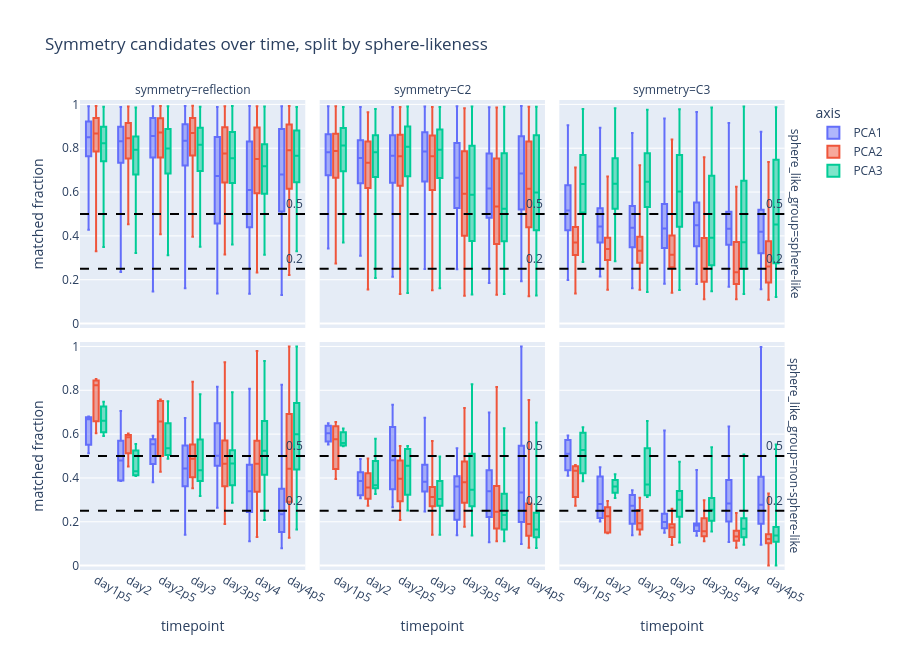

Here is the notebook cell this chart was saved with:
### Markdown cell above
### Symmetry Scores Split By Sphere-Likeness

These plots repeat the symmetry score view but separate sphere-like and non-sphere-like organoids. This helps avoid over-interpreting axis-specific C2/C3 behavior in nearly spherical shapes.

### Code cell
fig = px.box(
    symmetry_plot_df,
    x="timepoint_group",
    y=symmetry_metric,
    color="axis",
    facet_col="symmetry",
    facet_row="sphere_like_group",
    points=False,
    category_orders={
        "timepoint_group": timepoint_order,
        "symmetry": ["reflection", "C2", "C3"],
        "sphere_like_group": sphere_order,
    },
    labels={"timepoint_group": "timepoint", symmetry_metric: "matched fraction"},
    title="Symmetry candidates over time, split by sphere-likeness",
)
for threshold in survival_thresholds:
    fig.add_hline(y=threshold, line_dash="dash", line_color="black", annotation_text=f"{threshold:.1f}")
fig.update_traces(boxmean=False)
fig.update_yaxes(range=[-0.02, 1.02])
fig.update_layout(height=650)
fig.show()

### Figure 1 — Plotly figure (JSON) as saved in the notebook; plotly's stock layout.template omitted (floating-point values rounded to 4 significant figures; data arrays with more than 128 entries replaced by an {"elided": "..."} marker saying what was removed)
{"data": [{"alignmentgroup": "True", "boxmean": false, "boxpoints": false, "hovertemplate": "axis=PCA1<br>sphere_like_group=sphere-like<br>symmetry=reflection<br>timepoint=%{x}<br>matched fraction=%{y}<extra></extra>", "legendgroup": "PCA1", "marker": {"color": "#636efa"}, "name": "PCA1", "notched": false, "offsetgroup": "PCA1", "orientation": "v", "showlegend": true, "type": "box", "x": {"elided": "2675 str values"}, "x0": " ", "xaxis": "x4", "y": {"elided": "2675 float values"}, "y0": " ", "yaxis": "y4"}, {"alignmentgroup": "True", "boxmean": false, "boxpoints": false, "hovertemplate": "axis=PCA2<br>sphere_like_group=sphere-like<br>symmetry=reflection<br>timepoint=%{x}<br>matched fraction=%{y}<extra></extra>", "legendgroup": "PCA2", "marker": {"color": "#EF553B"}, "name": "PCA2", "notched": false, "offsetgroup": "PCA2", "orientation": "v", "showlegend": true, "type": "box", "x": {"elided": "2675 str values"}, "x0": " ", "xaxis": "x4", "y": {"elided": "2675 float values"}, "y0": " ", "yaxis": "y4"}, {"alignmentgroup": "True", "boxmean": false, "boxpoints": false, "hovertemplate": "axis=PCA3<br>sphere_like_group=sphere-like<br>symmetry=reflection<br>timepoint=%{x}<br>matched fraction=%{y}<extra></extra>", "legendgroup": "PCA3", "marker": {"color": "#00cc96"}, "name": "PCA3", "notched": false, "offsetgroup": "PCA3", "orientation": "v", "showlegend": true, "type": "box", "x": {"elided": "2675 str values"}, "x0": " ", "xaxis": "x4", "y": {"elided": "2675 float values"}, "y0": " ", "yaxis": "y4"}, {"alignmentgroup": "True", "boxmean": false, "boxpoints": false, "hovertemplate": "axis=PCA1<br>sphere_like_group=non-sphere-like<br>symmetry=reflection<br>timepoint=%{x}<br>matched fraction=%{y}<extra></extra>", "legendgroup": "PCA1", "marker": {"color": "#636efa"}, "name": "PCA1", "notched": false, "offsetgroup": "PCA1", "orientation": "v", "showlegend": false, "type": "box", "x": {"elided": "365 str values"}, "x0": " ", "xaxis": "x", "y": {"elided": "365 float values"}, "y0": " ", "yaxis": "y"}, {"alignmentgroup": "True", "boxmean": false, "boxpoints": false, "hovertemplate": "axis=PCA2<br>sphere_like_group=non-sphere-like<br>symmetry=reflection<br>timepoint=%{x}<br>matched fraction=%{y}<extra></extra>", "legendgroup": "PCA2", "marker": {"color": "#EF553B"}, "name": "PCA2", "notched": false, "offsetgroup": "PCA2", "orientation": "v", "showlegend": false, "type": "box", "x": {"elided": "365 str values"}, "x0": " ", "xaxis": "x", "y": {"elided": "365 float values"}, "y0": " ", "yaxis": "y"}, {"alignmentgroup": "True", "boxmean": false, "boxpoints": false, "hovertemplate": "axis=PCA3<br>sphere_like_group=non-sphere-like<br>symmetry=reflection<br>timepoint=%{x}<br>matched fraction=%{y}<extra></extra>", "legendgroup": "PCA3", "marker": {"color": "#00cc96"}, "name": "PCA3", "notched": false, "offsetgroup": "PCA3", "orientation": "v", "showlegend": false, "type": "box", "x": {"elided": "365 str values"}, "x0": " ", "xaxis": "x", "y": {"elided": "365 float values"}, "y0": " ", "yaxis": "y"}, {"alignmentgroup": "True", "boxmean": false, "boxpoints": false, "hovertemplate": "axis=PCA1<br>sphere_like_group=sphere-like<br>symmetry=C2<br>timepoint=%{x}<br>matched fraction=%{y}<extra></extra>", "legendgroup": "PCA1", "marker": {"color": "#636efa"}, "name": "PCA1", "notched": false, "offsetgroup": "PCA1", "orientation": "v", "showlegend": false, "type": "box", "x": {"elided": "2675 str values"}, "x0": " ", "xaxis": "x5", "y": {"elided": "2675 float values"}, "y0": " ", "yaxis": "y5"}, {"alignmentgroup": "True", "boxmean": false, "boxpoints": false, "hovertemplate": "axis=PCA2<br>sphere_like_group=sphere-like<br>symmetry=C2<br>timepoint=%{x}<br>matched fraction=%{y}<extra></extra>", "legendgroup": "PCA2", "marker": {"color": "#EF553B"}, "name": "PCA2", "notched": false, "offsetgroup": "PCA2", "orientation": "v", "showlegend": false, "type": "box", "x": {"elided": "2675 str values"}, "x0": " ", "xaxis": "x5", "y": {"elided": "2675 float values"}, "y0": " ", "yaxis": "y5"}, {"alignmentgroup": "True", "boxmean": false, "boxpoints": false, "hovertemplate": "axis=PCA3<br>sphere_like_group=sphere-like<br>symmetry=C2<br>timepoint=%{x}<br>matched fraction=%{y}<extra></extra>", "legendgroup": "PCA3", "marker": {"color": "#00cc96"}, "name": "PCA3", "notched": false, "offsetgroup": "PCA3", "orientation": "v", "showlegend": false, "type": "box", "x": {"elided": "2675 str values"}, "x0": " ", "xaxis": "x5", "y": {"elided": "2675 float values"}, "y0": " ", "yaxis": "y5"}, {"alignmentgroup": "True", "boxmean": false, "boxpoints": false, "hovertemplate": "axis=PCA1<br>sphere_like_group=non-sphere-like<br>symmetry=C2<br>timepoint=%{x}<br>matched fraction=%{y}<extra></extra>", "legendgroup": "PCA1", "marker": {"color": "#636efa"}, "name": "PCA1", "notched": false, "offsetgroup": "PCA1", "orientation": "v", "showlegend": false, "type": "box", "x": {"elided": "365 str values"}, "x0": " ", "xaxis": "x2", "y": {"elided": "365 float values"}, "y0": " ", "yaxis": "y2"}, {"alignmentgroup": "True", "boxmean": false, "boxpoints": false, "hovertemplate": "axis=PCA2<br>sphere_like_group=non-sphere-like<br>symmetry=C2<br>timepoint=%{x}<br>matched fraction=%{y}<extra></extra>", "legendgroup": "PCA2", "marker": {"color": "#EF553B"}, "name": "PCA2", "notched": false, "offsetgroup": "PCA2", "orientation": "v", "showlegend": false, "type": "box", "x": {"elided": "365 str values"}, "x0": " ", "xaxis": "x2", "y": {"elided": "365 float values"}, "y0": " ", "yaxis": "y2"}, {"alignmentgroup": "True", "boxmean": false, "boxpoints": false, "hovertemplate": "axis=PCA3<br>sphere_like_group=non-sphere-like<br>symmetry=C2<br>timepoint=%{x}<br>matched fraction=%{y}<extra></extra>", "legendgroup": "PCA3", "marker": {"color": "#00cc96"}, "name": "PCA3", "notched": false, "offsetgroup": "PCA3", "orientation": "v", "showlegend": false, "type": "box", "x": {"elided": "365 str values"}, "x0": " ", "xaxis": "x2", "y": {"elided": "365 float values"}, "y0": " ", "yaxis": "y2"}, {"alignmentgroup": "True", "boxmean": false, "boxpoints": false, "hovertemplate": "axis=PCA1<br>sphere_like_group=sphere-like<br>symmetry=C3<br>timepoint=%{x}<br>matched fraction=%{y}<extra></extra>", "legendgroup": "PCA1", "marker": {"color": "#636efa"}, "name": "PCA1", "notched": false, "offsetgroup": "PCA1", "orientation": "v", "showlegend": false, "type": "box", "x": {"elided": "2675 str values"}, "x0": " ", "xaxis": "x6", "y": {"elided": "2675 float values"}, "y0": " ", "yaxis": "y6"}, {"alignmentgroup": "True", "boxmean": false, "boxpoints": false, "hovertemplate": "axis=PCA2<br>sphere_like_group=sphere-like<br>symmetry=C3<br>timepoint=%{x}<br>matched fraction=%{y}<extra></extra>", "legendgroup": "PCA2", "marker": {"color": "#EF553B"}, "name": "PCA2", "notched": false, "offsetgroup": "PCA2", "orientation": "v", "showlegend": false, "type": "box", "x": {"elided": "2675 str values"}, "x0": " ", "xaxis": "x6", "y": {"elided": "2675 float values"}, "y0": " ", "yaxis": "y6"}, {"alignmentgroup": "True", "boxmean": false, "boxpoints": false, "hovertemplate": "axis=PCA3<br>sphere_like_group=sphere-like<br>symmetry=C3<br>timepoint=%{x}<br>matched fraction=%{y}<extra></extra>", "legendgroup": "PCA3", "marker": {"color": "#00cc96"}, "name": "PCA3", "notched": false, "offsetgroup": "PCA3", "orientation": "v", "showlegend": false, "type": "box", "x": {"elided": "2675 str values"}, "x0": " ", "xaxis": "x6", "y": {"elided": "2675 float values"}, "y0": " ", "yaxis": "y6"}, {"alignmentgroup": "True", "boxmean": false, "boxpoints": false, "hovertemplate": "axis=PCA1<br>sphere_like_group=non-sphere-like<br>symmetry=C3<br>timepoint=%{x}<br>matched fraction=%{y}<extra></extra>", "legendgroup": "PCA1", "marker": {"color": "#636efa"}, "name": "PCA1", "notched": false, "offsetgroup": "PCA1", "orientation": "v", "showlegend": false, "type": "box", "x": {"elided": "365 str values"}, "x0": " ", "xaxis": "x3", "y": {"elided": "365 float values"}, "y0": " ", "yaxis": "y3"}, {"alignmentgroup": "True", "boxmean": false, "boxpoints": false, "hovertemplate": "axis=PCA2<br>sphere_like_group=non-sphere-like<br>symmetry=C3<br>timepoint=%{x}<br>matched fraction=%{y}<extra></extra>", "legendgroup": "PCA2", "marker": {"color": "#EF553B"}, "name": "PCA2", "notched": false, "offsetgroup": "PCA2", "orientation": "v", "showlegend": false, "type": "box", "x": {"elided": "365 str values"}, "x0": " ", "xaxis": "x3", "y": {"elided": "365 float values"}, "y0": " ", "yaxis": "y3"}, {"alignmentgroup": "True", "boxmean": false, "boxpoints": false, "hovertemplate": "axis=PCA3<br>sphere_like_group=non-sphere-like<br>symmetry=C3<br>timepoint=%{x}<br>matched fraction=%{y}<extra></extra>", "legendgroup": "PCA3", "marker": {"color": "#00cc96"}, "name": "PCA3", "notched": false, "offsetgroup": "PCA3", "orientation": "v", "showlegend": false, "type": "box", "x": {"elided": "365 str values"}, "x0": " ", "xaxis": "x3", "y": {"elided": "365 float values"}, "y0": " ", "yaxis": "y3"}], "layout": {"annotations": [{"showarrow": false, "text": "symmetry=reflection", "x": 0.1567, "xanchor": "center", "xref": "paper", "y": 1, "yanchor": "bottom", "yref": "paper"}, {"showarrow": false, "text": "symmetry=C2", "x": 0.49, "xanchor": "center", "xref": "paper", "y": 1, "yanchor": "bottom", "yref": "paper"}, {"showarrow": false, "text": "symmetry=C3", "x": 0.8233, "xanchor": "center", "xref": "paper", "y": 1, "yanchor": "bottom", "yref": "paper"}, {"showarrow": false, "text": "sphere_like_group=non-sphere-like", "textangle": 90, "x": 0.98, "xanchor": "left", "xref": "paper", "y": 0.2425, "yanchor": "middle", "yref": "paper"}, {"showarrow": false, "text": "sphere_like_group=sphere-like", "textangle": 90, "x": 0.98, "xanchor": "left", "xref": "paper", "y": 0.7575, "yanchor": "middle", "yref": "paper"}, {"showarrow": false, "text": "0.2", "x": 1, "xanchor": "right", "xref": "x domain", "y": 0.25, "yanchor": "bottom", "yref": "y"}, {"showarrow": false, "text": "0.2", "x": 1, "xanchor": "right", "xref": "x2 domain", "y": 0.25, "yanchor": "bottom", "yref": "y2"}, {"showarrow": false, "text": "0.2", "x": 1, "xanchor": "right", "xref": "x3 domain", "y": 0.25, "yanchor": "bottom", "yref": "y3"}, {"showarrow": false, "text": "0.2", "x": 1, "xanchor": "right", "xref": "x4 domain", "y": 0.25, "yanchor": "bottom", "yref": "y4"}, {"showarrow": false, "text": "0.2", "x": 1, "xanchor": "right", "xref": "x5 domain", "y": 0.25, "yanchor": "bottom", "yref": "y5"}, {"showarrow": false, "text": "0.2", "x": 1, "xanchor": "right", "xref": "x6 domain", "y": 0.25, "yanchor": "bottom", "yref": "y6"}, {"showarrow": false, "text": "0.5", "x": 1, "xanchor": "right", "xref": "x domain", "y": 0.5, "yanchor": "bottom", "yref": "y"}, {"showarrow": false, "text": "0.5", "x": 1, "xanchor": "right", "xref": "x2 domain", "y": 0.5, "yanchor": "bottom", "yref": "y2"}, {"showarrow": false, "text": "0.5", "x": 1, "xanchor": "right", "xref": "x3 domain", "y": 0.5, "yanchor": "bottom", "yref": "y3"}, {"showarrow": false, "text": "0.5", "x": 1, "xanchor": "right", "xref": "x4 domain", "y": 0.5, "yanchor": "bottom", "yref": "y4"}, {"showarrow": false, "text": "0.5", "x": 1, "xanchor": "right", "xref": "x5 domain", "y": 0.5, "yanchor": "bottom", "yref": "y5"}, {"showarrow": false, "text": "0.5", "x": 1, "xanchor": "right", "xref": "x6 domain", "y": 0.5, "yanchor": "bottom", "yref": "y6"}], "boxmode": "group", "height": 650, "legend": {"title": {"text": "axis"}, "tracegroupgap": 0}, "shapes": [{"line": {"color": "black", "dash": "dash"}, "type": "line", "x0": 0, "x1": 1, "xref": "x domain", "y0": 0.25, "y1": 0.25, "yref": "y"}, {"line": {"color": "black", "dash": "dash"}, "type": "line", "x0": 0, "x1": 1, "xref": "x2 domain", "y0": 0.25, "y1": 0.25, "yref": "y2"}, {"line": {"color": "black", "dash": "dash"}, "type": "line", "x0": 0, "x1": 1, "xref": "x3 domain", "y0": 0.25, "y1": 0.25, "yref": "y3"}, {"line": {"color": "black", "dash": "dash"}, "type": "line", "x0": 0, "x1": 1, "xref": "x4 domain", "y0": 0.25, "y1": 0.25, "yref": "y4"}, {"line": {"color": "black", "dash": "dash"}, "type": "line", "x0": 0, "x1": 1, "xref": "x5 domain", "y0": 0.25, "y1": 0.25, "yref": "y5"}, {"line": {"color": "black", "dash": "dash"}, "type": "line", "x0": 0, "x1": 1, "xref": "x6 domain", "y0": 0.25, "y1": 0.25, "yref": "y6"}, {"line": {"color": "black", "dash": "dash"}, "type": "line", "x0": 0, "x1": 1, "xref": "x domain", "y0": 0.5, "y1": 0.5, "yref": "y"}, {"line": {"color": "black", "dash": "dash"}, "type": "line", "x0": 0, "x1": 1, "xref": "x2 domain", "y0": 0.5, "y1": 0.5, "yref": "y2"}, {"line": {"color": "black", "dash": "dash"}, "type": "line", "x0": 0, "x1": 1, "xref": "x3 domain", "y0": 0.5, "y1": 0.5, "yref": "y3"}, {"line": {"color": "black", "dash": "dash"}, "type": "line", "x0": 0, "x1": 1, "xref": "x4 domain", "y0": 0.5, "y1": 0.5, "yref": "y4"}, {"line": {"color": "black", "dash": "dash"}, "type": "line", "x0": 0, "x1": 1, "xref": "x5 domain", "y0": 0.5, "y1": 0.5, "yref": "y5"}, {"line": {"color": "black", "dash": "dash"}, "type": "line", "x0": 0, "x1": 1, "xref": "x6 domain", "y0": 0.5, "y1": 0.5, "yref": "y6"}], "title": {"text": "Symmetry candidates over time, split by sphere-likeness"}, "xaxis": {"anchor": "y", "categoryarray": ["day1p5", "day2", "day2p5", "day3", "day3p5", "day4", "day4p5"], "categoryorder": "array", "domain": [0, 0.3133], "title": {"text": "timepoint"}}, "xaxis2": {"anchor": "y2", "categoryarray": ["day1p5", "day2", "day2p5", "day3", "day3p5", "day4", "day4p5"], "categoryorder": "array", "domain": [0.3333, 0.6467], "matches": "x", "title": {"text": "timepoint"}}, "xaxis3": {"anchor": "y3", "categoryarray": ["day1p5", "day2", "day2p5", "day3", "day3p5", "day4", "day4p5"], "categoryorder": "array", "domain": [0.6667, 0.98], "matches": "x", "title": {"text": "timepoint"}}, "xaxis4": {"anchor": "y4", "domain": [0, 0.3133], "matches": "x", "showticklabels": false}, "xaxis5": {"anchor": "y5", "domain": [0.3333, 0.6467], "matches": "x", "showticklabels": false}, "xaxis6": {"anchor": "y6", "domain": [0.6667, 0.98], "matches": "x", "showticklabels": false}, "yaxis": {"anchor": "x", "domain": [0, 0.485], "range": [-0.02, 1.02], "title": {"text": "matched fraction"}}, "yaxis2": {"anchor": "x2", "domain": [0, 0.485], "matches": "y", "range": [-0.02, 1.02], "showticklabels": false}, "yaxis3": {"anchor": "x3", "domain": [0, 0.485], "matches": "y", "range": [-0.02, 1.02], "showticklabels": false}, "yaxis4": {"anchor": "x4", "domain": [0.515, 1], "matches": "y", "range": [-0.02, 1.02], "title": {"text": "matched fraction"}}, "yaxis5": {"anchor": "x5", "domain": [0.515, 1], "matches": "y", "range": [-0.02, 1.02], "showticklabels": false}, "yaxis6": {"anchor": "x6", "domain": [0.515, 1], "matches": "y", "range": [-0.02, 1.02], "showticklabels": false}}}
